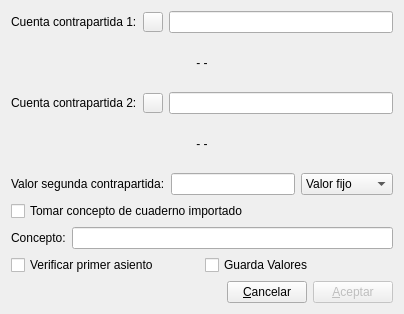
<?xml version="1.0" encoding="UTF-8"?>
<ui version="4.0">
 <class>contrapartidas</class>
 <widget class="QDialog" name="contrapartidas">
  <property name="geometry">
   <rect>
    <x>0</x>
    <y>0</y>
    <width>404</width>
    <height>314</height>
   </rect>
  </property>
  <property name="windowTitle">
   <string>Contrapartidas de apuntes</string>
  </property>
  <layout class="QVBoxLayout" name="verticalLayout">
   <item>
    <layout class="QHBoxLayout" name="horizontalLayout_2">
     <item>
      <widget class="QLabel" name="label">
       <property name="text">
        <string>Cuenta contrapartida 1:</string>
       </property>
      </widget>
     </item>
     <item>
      <widget class="QPushButton" name="buscapushButton">
       <property name="maximumSize">
        <size>
         <width>20</width>
         <height>20</height>
        </size>
       </property>
       <property name="text">
        <string/>
       </property>
       <property name="icon">
        <iconset resource="keme.qrc">
         <normaloff>:/iconos/graf/viewer.xpm</normaloff>:/iconos/graf/viewer.xpm</iconset>
       </property>
      </widget>
     </item>
     <item>
      <widget class="QLineEdit" name="auxiliarlineEdit"/>
     </item>
    </layout>
   </item>
   <item>
    <widget class="QLabel" name="auxiliarlabel">
     <property name="sizePolicy">
      <sizepolicy hsizetype="Preferred" vsizetype="Minimum">
       <horstretch>0</horstretch>
       <verstretch>0</verstretch>
      </sizepolicy>
     </property>
     <property name="text">
      <string>- -</string>
     </property>
     <property name="alignment">
      <set>Qt::AlignCenter</set>
     </property>
    </widget>
   </item>
   <item>
    <layout class="QHBoxLayout" name="horizontalLayout_3">
     <item>
      <widget class="QLabel" name="label_2">
       <property name="text">
        <string>Cuenta contrapartida 2:</string>
       </property>
      </widget>
     </item>
     <item>
      <widget class="QPushButton" name="buscapushButton_2">
       <property name="maximumSize">
        <size>
         <width>20</width>
         <height>20</height>
        </size>
       </property>
       <property name="text">
        <string/>
       </property>
       <property name="icon">
        <iconset resource="keme.qrc">
         <normaloff>:/iconos/graf/viewer.xpm</normaloff>:/iconos/graf/viewer.xpm</iconset>
       </property>
      </widget>
     </item>
     <item>
      <widget class="QLineEdit" name="auxiliarlineEdit_2"/>
     </item>
    </layout>
   </item>
   <item>
    <widget class="QLabel" name="auxiliarlabel_2">
     <property name="sizePolicy">
      <sizepolicy hsizetype="Preferred" vsizetype="Minimum">
       <horstretch>0</horstretch>
       <verstretch>0</verstretch>
      </sizepolicy>
     </property>
     <property name="text">
      <string>- -</string>
     </property>
     <property name="alignment">
      <set>Qt::AlignCenter</set>
     </property>
    </widget>
   </item>
   <item>
    <layout class="QHBoxLayout" name="horizontalLayout_4">
     <item>
      <widget class="QLabel" name="label_3">
       <property name="text">
        <string>Valor segunda contrapartida:</string>
       </property>
      </widget>
     </item>
     <item>
      <widget class="QLineEdit" name="valorlineEdit"/>
     </item>
     <item>
      <widget class="QComboBox" name="comboBox">
       <item>
        <property name="text">
         <string>Valor fijo</string>
        </property>
       </item>
       <item>
        <property name="text">
         <string>Coeficiente</string>
        </property>
       </item>
      </widget>
     </item>
    </layout>
   </item>
   <item>
    <widget class="QCheckBox" name="concepto_cuaderno_checkBox">
     <property name="text">
      <string>Tomar concepto de cuaderno importado</string>
     </property>
    </widget>
   </item>
   <item>
    <layout class="QHBoxLayout" name="horizontalLayout_5">
     <item>
      <widget class="QLabel" name="label_4">
       <property name="text">
        <string>Concepto:</string>
       </property>
      </widget>
     </item>
     <item>
      <widget class="QLineEdit" name="conceptolineEdit"/>
     </item>
    </layout>
   </item>
   <item>
    <layout class="QHBoxLayout" name="horizontalLayout_6">
     <item>
      <widget class="QCheckBox" name="verificar_checkBox">
       <property name="text">
        <string>Verificar primer asiento</string>
       </property>
      </widget>
     </item>
     <item>
      <widget class="QCheckBox" name="guarda_valores_checkBox">
       <property name="text">
        <string>Guarda Valores</string>
       </property>
      </widget>
     </item>
    </layout>
   </item>
   <item>
    <layout class="QHBoxLayout" name="horizontalLayout">
     <item>
      <spacer name="horizontalSpacer">
       <property name="orientation">
        <enum>Qt::Horizontal</enum>
       </property>
       <property name="sizeHint" stdset="0">
        <size>
         <width>40</width>
         <height>20</height>
        </size>
       </property>
      </spacer>
     </item>
     <item>
      <widget class="QPushButton" name="cancelar_pushButton">
       <property name="text">
        <string>&amp;Cancelar</string>
       </property>
      </widget>
     </item>
     <item>
      <widget class="QPushButton" name="aceptar_pushButton">
       <property name="enabled">
        <bool>false</bool>
       </property>
       <property name="text">
        <string>&amp;Aceptar</string>
       </property>
       <property name="default">
        <bool>true</bool>
       </property>
      </widget>
     </item>
    </layout>
   </item>
  </layout>
 </widget>
 <tabstops>
  <tabstop>buscapushButton</tabstop>
  <tabstop>auxiliarlineEdit</tabstop>
  <tabstop>buscapushButton_2</tabstop>
  <tabstop>auxiliarlineEdit_2</tabstop>
  <tabstop>valorlineEdit</tabstop>
  <tabstop>comboBox</tabstop>
  <tabstop>concepto_cuaderno_checkBox</tabstop>
  <tabstop>conceptolineEdit</tabstop>
  <tabstop>verificar_checkBox</tabstop>
  <tabstop>guarda_valores_checkBox</tabstop>
  <tabstop>cancelar_pushButton</tabstop>
  <tabstop>aceptar_pushButton</tabstop>
 </tabstops>
 <resources>
  <include location="keme.qrc"/>
 </resources>
 <connections>
  <connection>
   <sender>cancelar_pushButton</sender>
   <signal>clicked()</signal>
   <receiver>contrapartidas</receiver>
   <slot>reject()</slot>
   <hints>
    <hint type="sourcelabel">
     <x>307</x>
     <y>252</y>
    </hint>
    <hint type="destinationlabel">
     <x>315</x>
     <y>262</y>
    </hint>
   </hints>
  </connection>
 </connections>
</ui>
